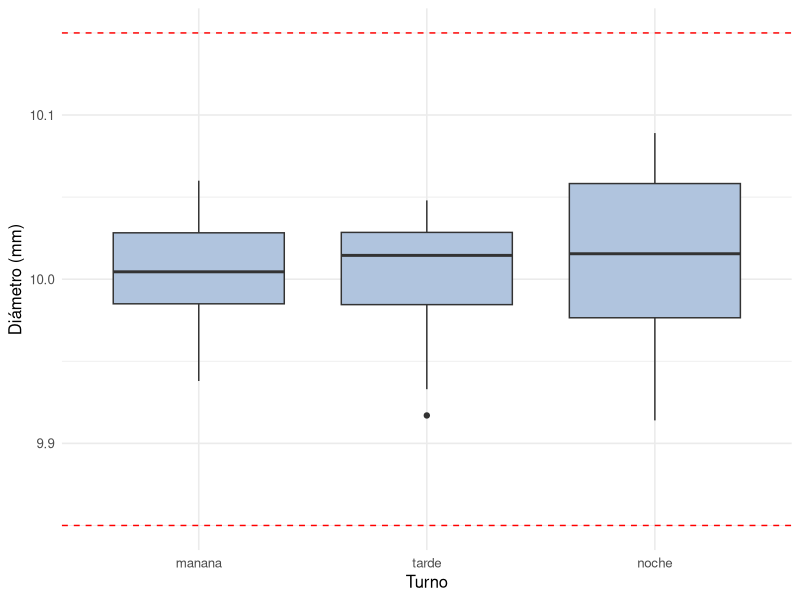
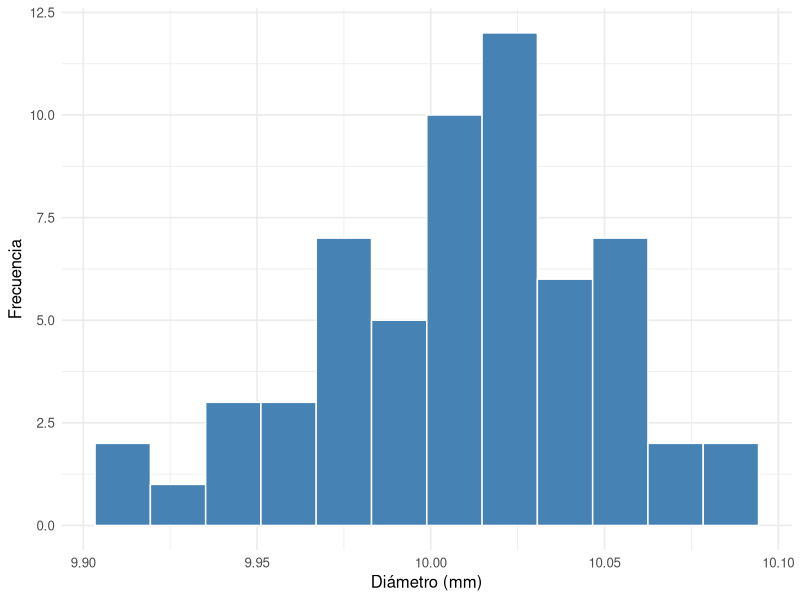
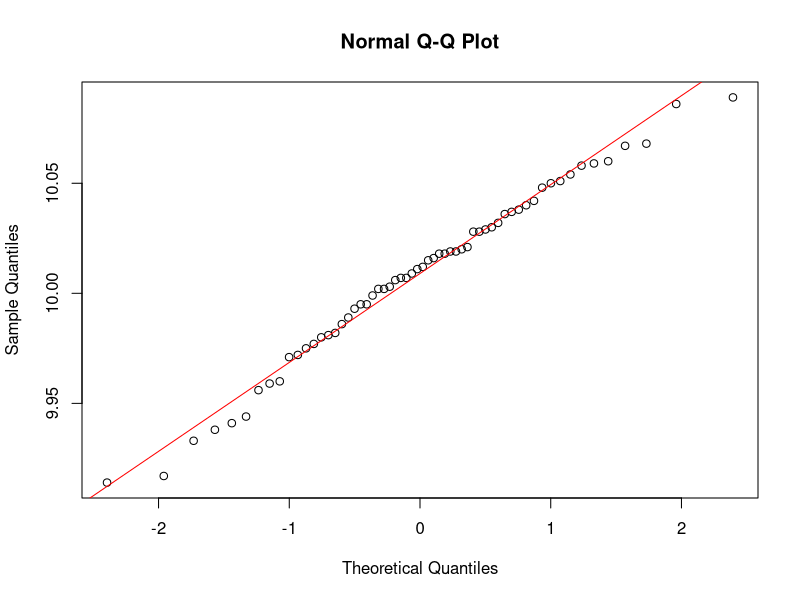

Recreate these plots in R, in order.
## ---- chunk 1
knitr::opts_chunk$set(echo = TRUE, message = FALSE, warning = FALSE, fig.width = 7, fig.height = 4)
library(tidyverse); library(knitr)
theme_set(theme_minimal(base_size = 12))
pernos <- read_csv("../../pre-trabajos/datos/diametro-pernos.csv") |>
  mutate(turno = factor(turno, levels = c("manana", "tarde", "noche")))
LIE <- 9.85; LSE <- 10.15
## ---- chunk 2
pernos |> group_by(turno) |>
  summarise(n = n(), media = mean(diametro_mm), mediana = median(diametro_mm),
            s = sd(diametro_mm), RIC = IQR(diametro_mm),
            min = min(diametro_mm), max = max(diametro_mm)) |>
  kable(digits = 4)
## ---- chunk 3
ggplot(pernos, aes(turno, diametro_mm)) + geom_boxplot(fill = "lightsteelblue") +
  geom_hline(yintercept = c(LIE, LSE), linetype = 2, colour = "red") +
  labs(x = "Turno", y = "Diámetro (mm)")
ggplot(pernos, aes(diametro_mm)) + geom_histogram(bins = 12, fill = "steelblue", colour = "white") +
  labs(x = "Diámetro (mm)", y = "Frecuencia")
## ---- chunk 4
z <- (pernos$diametro_mm - mean(pernos$diametro_mm)) / sd(pernos$diametro_mm)
round(100 * c(k1 = mean(abs(z) <= 1), k2 = mean(abs(z) <= 2), k3 = mean(abs(z) <= 3)), 1)
## ---- chunk 5
qqnorm(pernos$diametro_mm); qqline(pernos$diametro_mm, col = "red")
shapiro.test(pernos$diametro_mm)
## ---- chunk 6
mu <- mean(pernos$diametro_mm); s <- sd(pernos$diametro_mm)
p_fuera <- pnorm(LIE, mu, s) + 1 - pnorm(LSE, mu, s)
c(proporcion = p_fuera, ppm = p_fuera * 1e6) |> signif(3)
sum(pernos$diametro_mm < LIE | pernos$diametro_mm > LSE)   # observados
